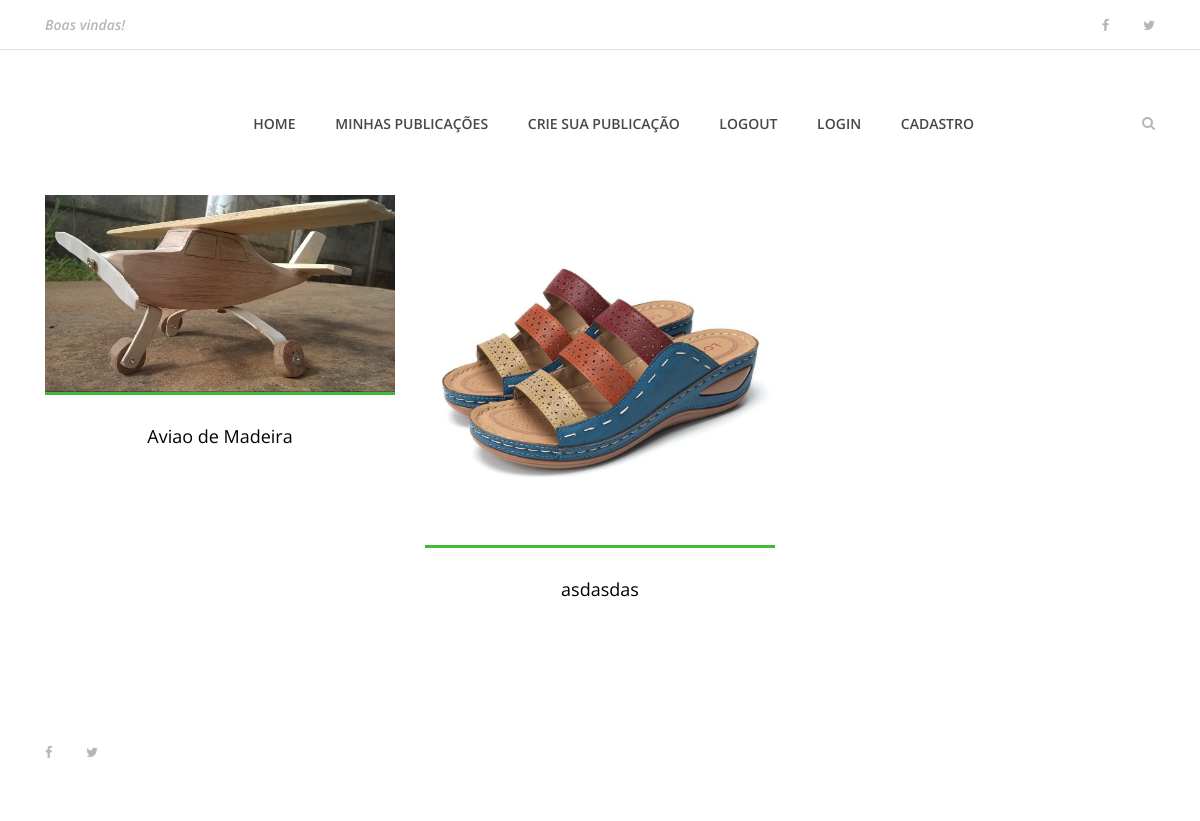
The page / on the database its author committed.
### publicacao/models.py (models this page shows)
class Publicacao(models.Model):
    usuario = models.ForeignKey(Usuario, on_delete=models.CASCADE)
    nome_publicacao = models.CharField(max_length=200)
    descricao = models.TextField()
    categoria = models.CharField(max_length=100)
    preco = models.FloatField()
    data_publicacao = models.DateField(default=datetime.now, blank=True)
    publicada = models.BooleanField(default=False)
    foto_publicacao = models.ImageField(upload_to='fotos/%d/%m/%Y', blank = True)
    def __str__(self):
        return "Nome do objeto é = %s" % self.foto_publicacao

### publicacao/views.py (the view)
# urls.py: path('', views.index, name='index'),
def index(request):
    publicacoes = Publicacao.objects.order_by('-data_publicacao').filter(publicada=True) # Select * from publicacao where publicada = True order by data_publicacao desc
    dados = {
        'publicacoes' : publicacoes,
    }
    for publicacao in publicacoes:
        print(publicacao)
    return render(request,"index.html",dados)

### templates/index.html (shortened to what this page needs)
{% extends 'base.html' %}
{% load static %}
{% block content %}
    {% include 'partials/_menu.html' %}
    <section class="best-receipe-area">
        <div class="container">
            <div class="row">
                {% if publicacoes %}
                {% for publicacao in publicacoes %}
                <div class="col-12 col-sm-6 col-lg-4">
                    <div class="single-best-receipe-area mb-30">
                        {% if publicacao.foto_publicacao == '' %}
                        <img src="{% static 'img/bg-img/foto_publicacao.png' %}" alt="">
                        {% else %}
                            <img src="{{ publicacao.foto_publicacao.url }}" alt="">
                        {% endif %}
                        <div class="receipe-content">
                            <a href="{% url 'publicacao' publicacao.id %}">
                                <h5>{{ publicacao.nome_publicacao }}</h5>
                            </a>
                        </div>
                    </div>
                </div>
                {% endfor %}
                {% endif %}
            </div>
        </div>
    </section>
    {% include 'partials/_footer.html' %}
{% endblock %}

### TocDoArtesao/static/site.css (style rules this page uses)
* { margin: 0; padding: 0; }
body { font-family: "Open Sans", sans-serif; font-size: 14px; }
h1, h2, h3, h4, h5, h6 { color: #000000; line-height: 1.3; font-weight: 600; }
a, a:hover, a:focus { -webkit-transition-duration: 500ms; transition-duration: 500ms; text-decoration: none; outline: 0 solid transparent; color: #000000; font-weight: 600; font-size: 14px; color: #474747; }
img { height: auto; max-width: 100%; }
.mb-30 { margin-bottom: 30px !important; }
.best-receipe-area { position: relative; z-index: 1; padding-bottom: 50px; }
.single-best-receipe-area { position: relative; z-index: 1; }
.single-best-receipe-area img { border-bottom: 3px solid #40ba37; }
.single-best-receipe-area .receipe-content { padding-top: 30px; text-align: center; }
.single-best-receipe-area .receipe-content h5 { font-size: 18px; margin-bottom: 10px; font-weight: 400; -webkit-transition-duration: 500ms; transition-duration: 500ms; }

### rows shown on the page
Publicacao: foto_publicacao (placeholder picture), nome_publicacao "Aviao de Madeira"
Publicacao: foto_publicacao (picture), nome_publicacao "asdasdas"
